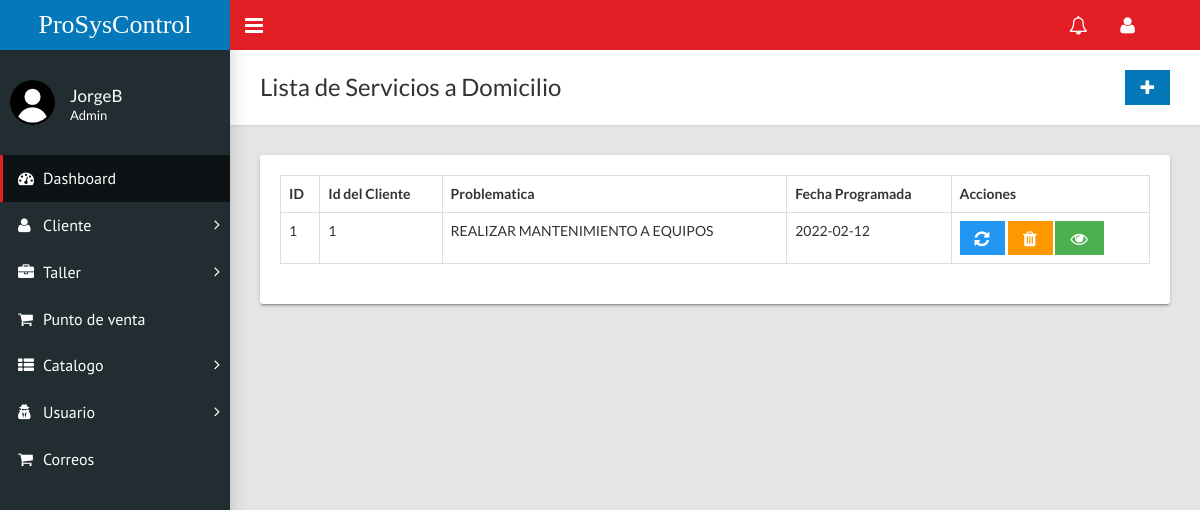
The app's page /home.php?c=domicilio (signed in), older data.
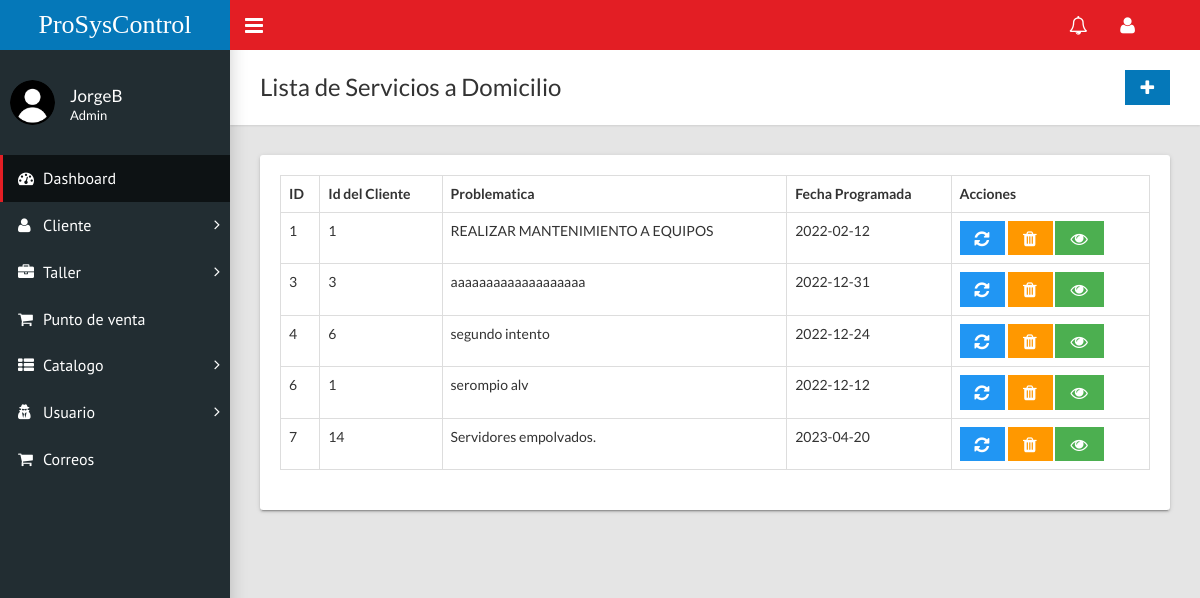
The same page, newer data.
### tables this page shows
CREATE TABLE `domicilio` (
  `id` int(11) NOT NULL,
  `id_Cliente` int(11) NOT NULL,
  `problematica` varchar(200) NOT NULL,
  `observaciones` varchar(200) NOT NULL,
  `fechaProgramada` date NOT NULL,
  `presupuesto` float NOT NULL,
  `costoTotal` float NOT NULL,
  `horaInicio` time NOT NULL,
  `horaFinal` time NOT NULL,
  `horasRealizadas` int(11) NOT NULL
);

### controladores/domicilio.controlador.php (called while the page is built, shortened)
<?php
require_once "modelos/domicilio.php";
class DomicilioControlador{
    public function __CONSTRUCT(){
        $this->modelo = new Domicilio;
    }
    public function Inicio(){
        require_once "vistas/encabezado.php";
        require_once "vistas/domicilio/index.php";
        require_once "vistas/pie.php";
    }
}

### modelos/database.php (called while the page is built, shortened)
<?php
class Database{
    public static function Conectar(){
        try{
            $conexion = new PDO("mysql:host=".self::servidor.";dbname=".self::nombrebd.";charset=utf8", self::usuariobd,
            self::clave);
            $conexion -> setAttribute(PDO::ATTR_ERRMODE, PDO::ERRMODE_EXCEPTION);
            return $conexion;
        }catch(PDOException $e){
            return "Fallo " .$e->getMessage();
        }
    }
}

### modelos/domicilio.php (called while the page is built, shortened)
<?php
class Domicilio{
    public function __CONSTRUCT(){
        $this->pdo = Database::Conectar();
    }
    public function Listar(){
        try{
            $consulta = $this->pdo->prepare("SELECT * FROM domicilio;");
            $consulta->execute();
            return $consulta->fetchAll(PDO::FETCH_OBJ);
        }catch(Exception $excepcion){
            die($excepcion->getMessage());
        }
    }
}

### vistas/domicilio/index.php (the view)
<div class="content-wrapper">
        <div class="page-title">
          <div>
            <h1>Lista de Servicios a Domicilio</h1>
          </div>
          <div><a class="btn btn-primary btn-flat" href="?c=domicilio&a=FormCrear"><i class="fa fa-lg fa-plus"></i></a></div>
        </div>
        <div class="row">
          <div class="col-md-12">
            <div class="card">
              <div class="card-body">
                <div class="table-responsive">
                  <table class="table table-hover table-bordered" role="grid" id="sampleTable">
                    <thead>
                      <tr>
                        <th>ID</th>
                        <th>Id del Cliente</th>
                        <th>Problematica</th>
                        <th>Fecha Programada</th>
                        <?php if($_SESSION['tipoUsuario']!='Secretario'){?> <th>Acciones</th> <?php } ?>
                      </tr>
                    </thead>
                    <tbody>
                      <?php foreach($this->modelo->Listar() as $domicilioSQL):?>
                        <tr>
                          <td><?=$domicilioSQL->id?></td>
                          <td><?=$domicilioSQL->id_Cliente?></td>
                          <td><?=$domicilioSQL->problematica?></td>
                          <td><?=$domicilioSQL->fechaProgramada?></td>
                          <?php if($_SESSION['tipoUsuario']!='Secretario'){?>
                          <td><a class="btn btn-info btn-flat" href="?c=domicilio&a=FormModificar&id=<?=$domicilioSQL->id?>"><i class="fa fa-lg fa-refresh"></i></a>
                              <a class="btn btn-warning btn-flat" onclick = "return confirm('¿Realmente desea eliminar?')" href="?c=domicilio&a=Borrar&id=<?=$domicilioSQL->id?>"><i class="fa fa-lg fa-trash"></i></a>
                          <?php }?>
                              <a class="btn btn-success btn-flat" href="?c=domicilio&a=FormConsultar&id=<?=$domicilioSQL->id?>"><i class="fa fa-lg fa-eye"></i></a></td>
                        </tr>
                        <?php endforeach;?>
                    </tbody>
                  </table>
                </div>
              </div>
            </div>
          </div>
        </div>
      </div>

Row changes from the older to the newer data that the page shows:
added domicilio: id "3", id_Cliente "3", problematica "aaaaaaaaaaaaaaaaaaa", fechaProgramada "2022-12-31"
added domicilio: id "4", id_Cliente "6", problematica "segundo intento", fechaProgramada "2022-12-24"
added domicilio: id "6", id_Cliente "1", problematica "serompio alv", fechaProgramada "2022-12-12"
added domicilio: id "7", id_Cliente "14", problematica "Servidores empolvados.", fechaProgramada "2023-04-20"
